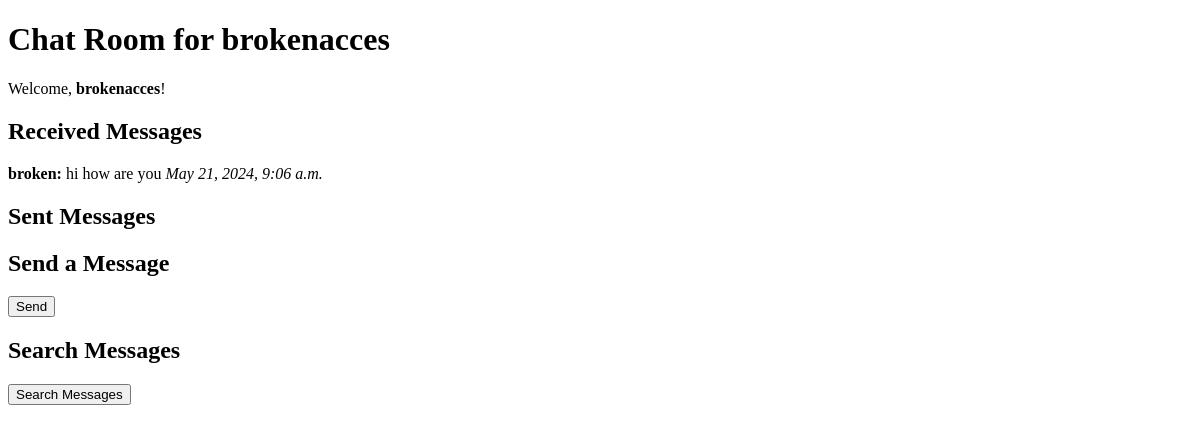
The page /chat/brokenacces/ (signed in) on the database as committed earlier.
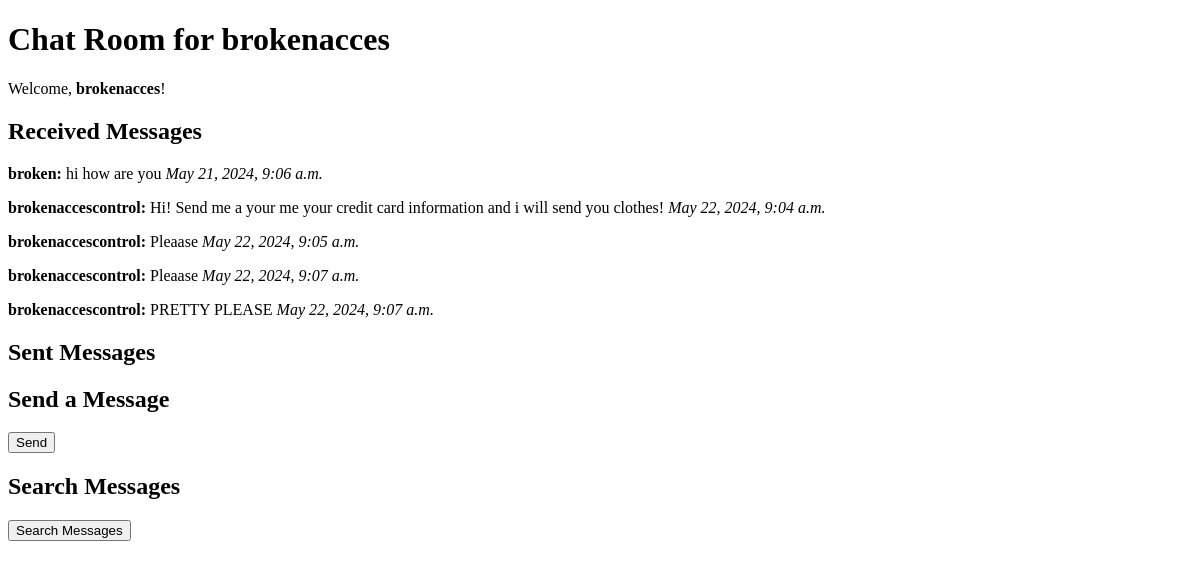
The same page on the database as committed later.
### chat/models.py (models this page shows, shortened)
class Message(models.Model):
    sender = models.ForeignKey(User, related_name='sent_messages', on_delete=models.CASCADE)
    receiver = models.ForeignKey(User, related_name='received_messages', on_delete=models.CASCADE)
    content = models.TextField()
    timestamp = models.DateTimeField(auto_now_add=True)

### accounts/models.py (models this page shows, shortened)
class User(AbstractBaseUser):
    username = models.CharField(max_length=150, unique=True)
    password = models.CharField(max_length=128)
    objects = UserManager()
    USERNAME_FIELD = 'username'

### chat/views.py (the view)
# urls.py: path('<str:username>/', user_chat_view, name='user_chat'),
@login_required
def user_chat_view(request, username):
    user = get_object_or_404(User, username=username)
    """
        FLAW 1:  A01:2021-Broken Access Control
        Fix commented below this.
        We have to check if the user from URL is the same as request.user.
        Request user is the one whos logged in and he shouldnt be able to see other peoples messages.
    """
    received_messages = Message.objects.filter(receiver=user).order_by('timestamp')
    sent_messages = Message.objects.filter(sender=user).order_by('timestamp')
    return render(request, 'chat/user_chat.html', {
        'received_messages': received_messages,
        'sent_messages': sent_messages,
        'username': user.username,
        'current_user': request.user.username
    })

### chat/templates/chat/user_chat.html (shortened to what this page needs)
<!DOCTYPE html>
<html>
<head>
</head>
<body>
    <h1>Chat Room for {{ username }}</h1>
    <p>Welcome, <strong>{{ current_user }}</strong>!</p>
    <h2>Received Messages</h2>
    <div id="received-messages">
        {% for message in received_messages %}
            <p><strong>{{ message.sender.username }}:</strong> {{ message.content }} <em>{{ message.timestamp }}</em></p>
        {% endfor %}
    </div>
    <h2>Sent Messages</h2>
    <h2>Send a Message</h2>
    <form method="post" action="{% url 'chat:chat' %}">
        <button type="submit">Send</button>
    </form>
    <h2>Search Messages</h2>
    <a href="{% url 'chat:search_messages' %}"><button type="button">Search Messages</button></a>
</body>
</html>

Rows that differ between the two databases and show on the page:
added Message: sender.username "brokenaccescontrol", content "Hi! Send me a your me your credit card information and i will send you clothes!", timestamp "May 22, 2024, 9:04 a.m."
added Message: sender.username "brokenaccescontrol", content "Pleaase", timestamp "May 22, 2024, 9:05 a.m."
added Message: sender.username "brokenaccescontrol", content "Pleaase", timestamp "May 22, 2024, 9:07 a.m."
added Message: sender.username "brokenaccescontrol", content "PRETTY PLEASE", timestamp "May 22, 2024, 9:07 a.m."
